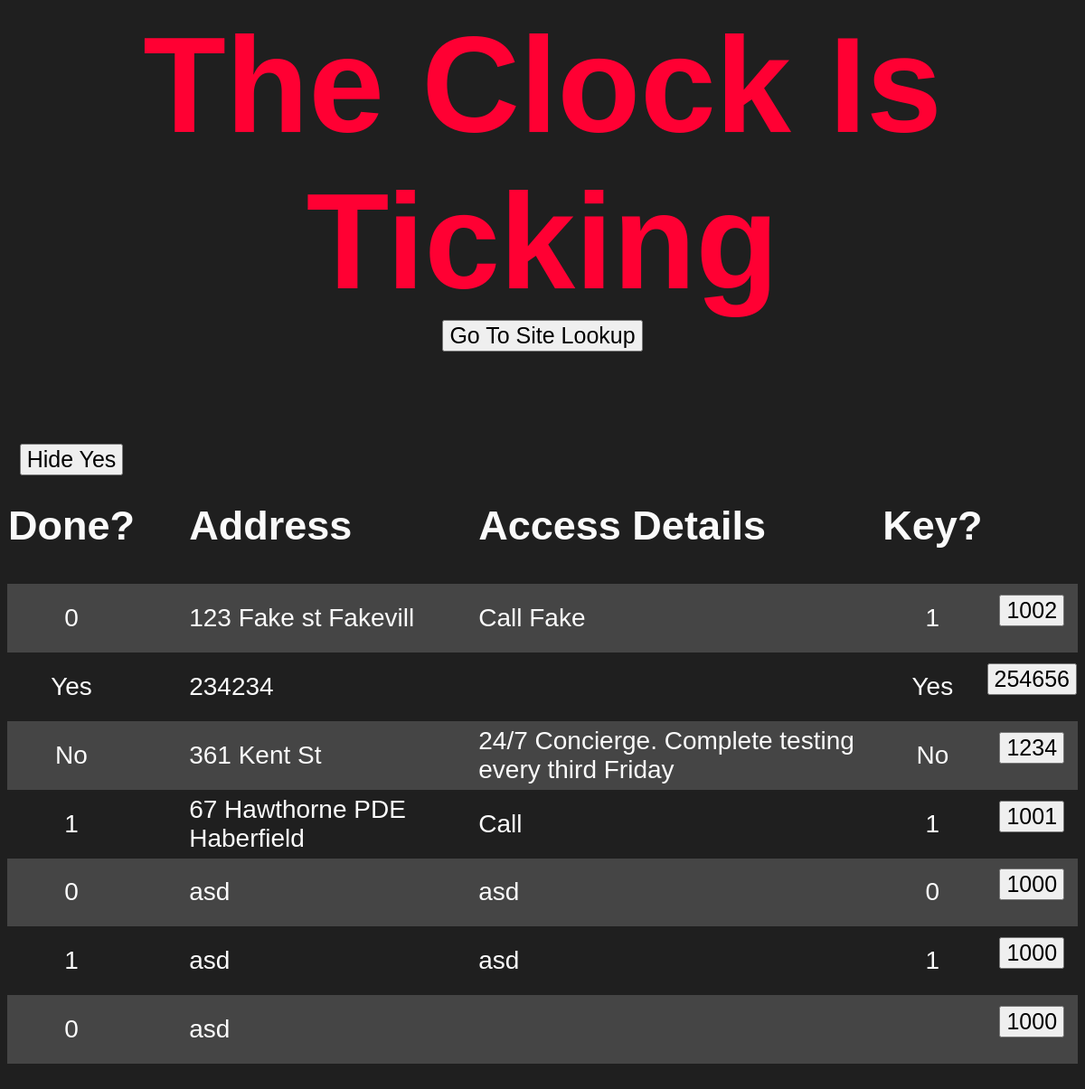
The page /monthly.php on the database as committed earlier.
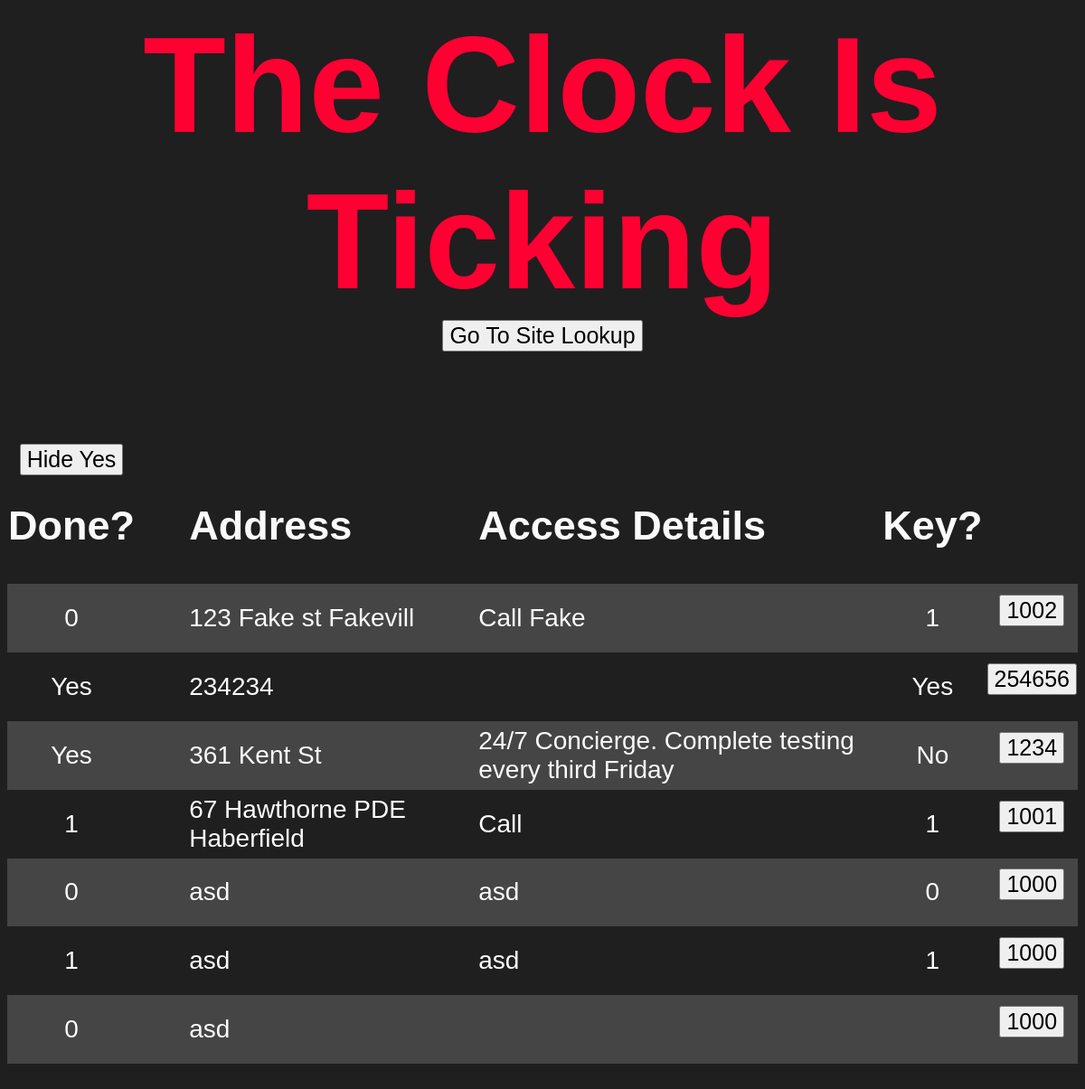
The same page on the database as committed later.
### tables this page shows
CREATE TABLE "keys" (
	"id_number"	INTEGER,
	"address"	TEXT,
	"key_holder"	TEXT,
	"date_of_issue"	TEXT,
	"key_provider"	TEXT,
	"large"	TEXT,
	"fip"	TEXT,
	"pump"	TEXT,
	"access"	TEXT,
	"is_key"	TEXT,
	"unique"	INTEGER,
	"area"	INTEGER,
	PRIMARY KEY("unique" AUTOINCREMENT)
);

### monthly.php (the view, shortened to what this page needs)
<html>
<head>
</head>
<body>
    <h1>
        The Clock Is Ticking
        <br>
        <button style="font-size: 25px; text-align: center" onclick="location.href = 'site_lookup.php')">Go To Site Lookup</button>
    </h1>
<table>
    <tr>
        <td style="background-color: #1f1f1f">
                <form action="monthly.php" method="post">
                    <input style="padding-top: 1%" type="submit" value="Hide Yes" name="hide">
                </form>
        </td>
    </tr>
    <tr>
        <td style="width: 10%"><h2>Done?</h2></td>
        <td style="padding-left: 5%; text-align: left"><h2>Address</h2></td>
        <td style="text-align: left; padding-left: 5%"><h2>Access Details</h2></td>
        <td style="width: 10%"><h2>Key?</h2></td>
    </tr>
    <?php
    $pdo = new PDO('sqlite:keys.db');
    if ($_POST['hide'] == "Hide Yes") {
        $statement = $pdo->query("SELECT * from keys WHERE fip IS 'No' ORDER BY address ASC");
    } else {
        $statement = $pdo->query("SELECT * from keys WHERE fip IS NOT NULL ORDER BY address ASC");
    }
    $keys = $statement->fetchAll(PDO::FETCH_ASSOC);
        foreach($keys as $row => $key){
            echo "<tr><h3>";
            echo "<td style='padding-top: 1%; padding-bottom: 1%'>" .  $key['fip']  .  "</td>";
            echo "<td style='text-align: left; padding-left: 5%'>" .  $key['address']  .  "</td>";
            echo "<td style='text-align: left; padding-left: 5%'>" .  $key['access']  .  "</td>";
            echo "<td>" .  $key['is_key']  .  "</td>";
            echo "<td style='padding-top: 1%'><form action='monthly.php' id='done' method='post'><input onclick='timeFunction()' name='done' type='submit' value=" . $key['id_number'] . "></form></td>";
            echo "</h3></tr>";
        }
    ?>
</table>
</body>
</html>

Rows that differ between the two databases and show on the page:
changed keys "361 Kent St": fip "No" → "Yes"
